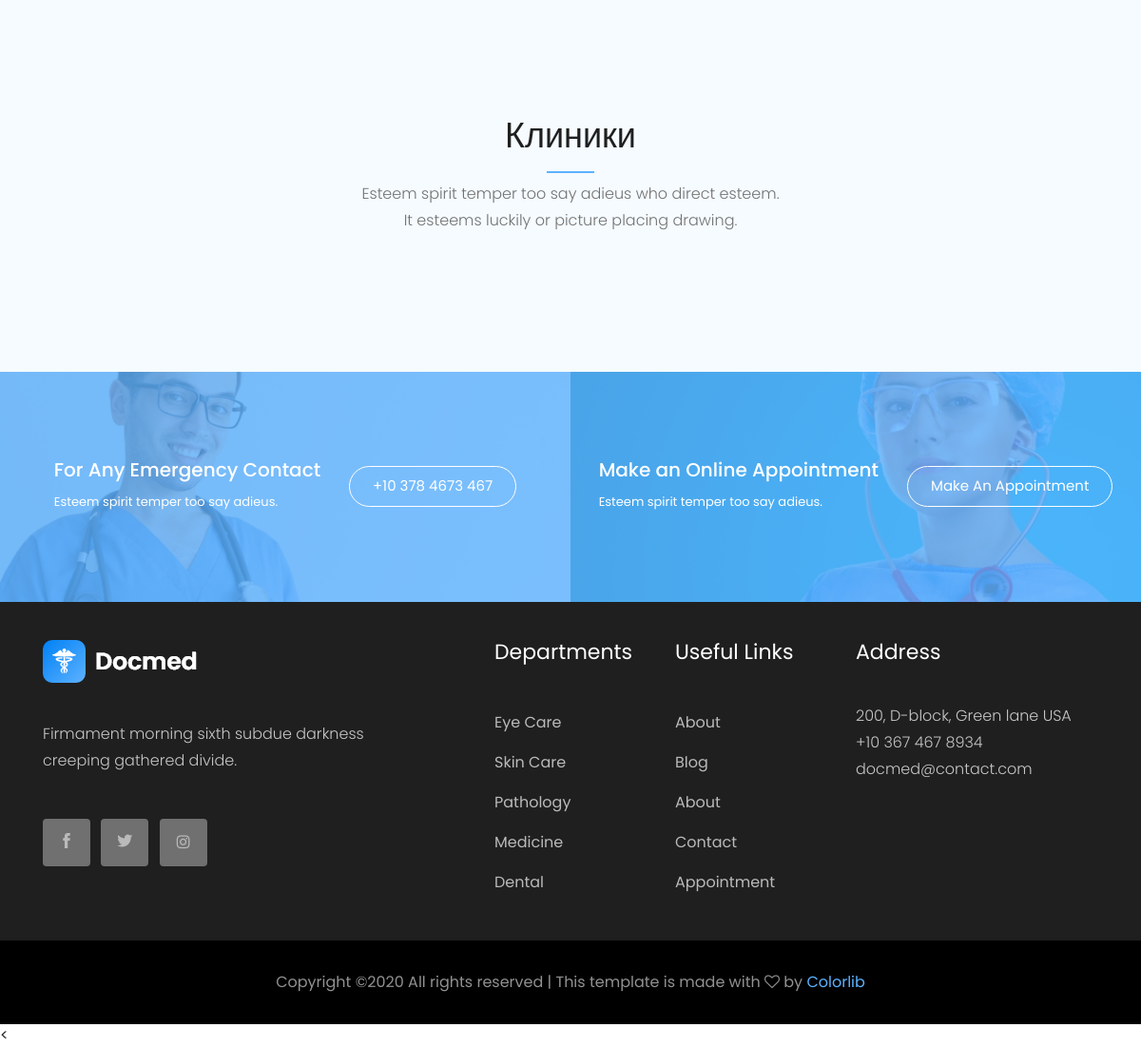
/clinics_list/ (lower part), run on an earlier commit of the app's database.
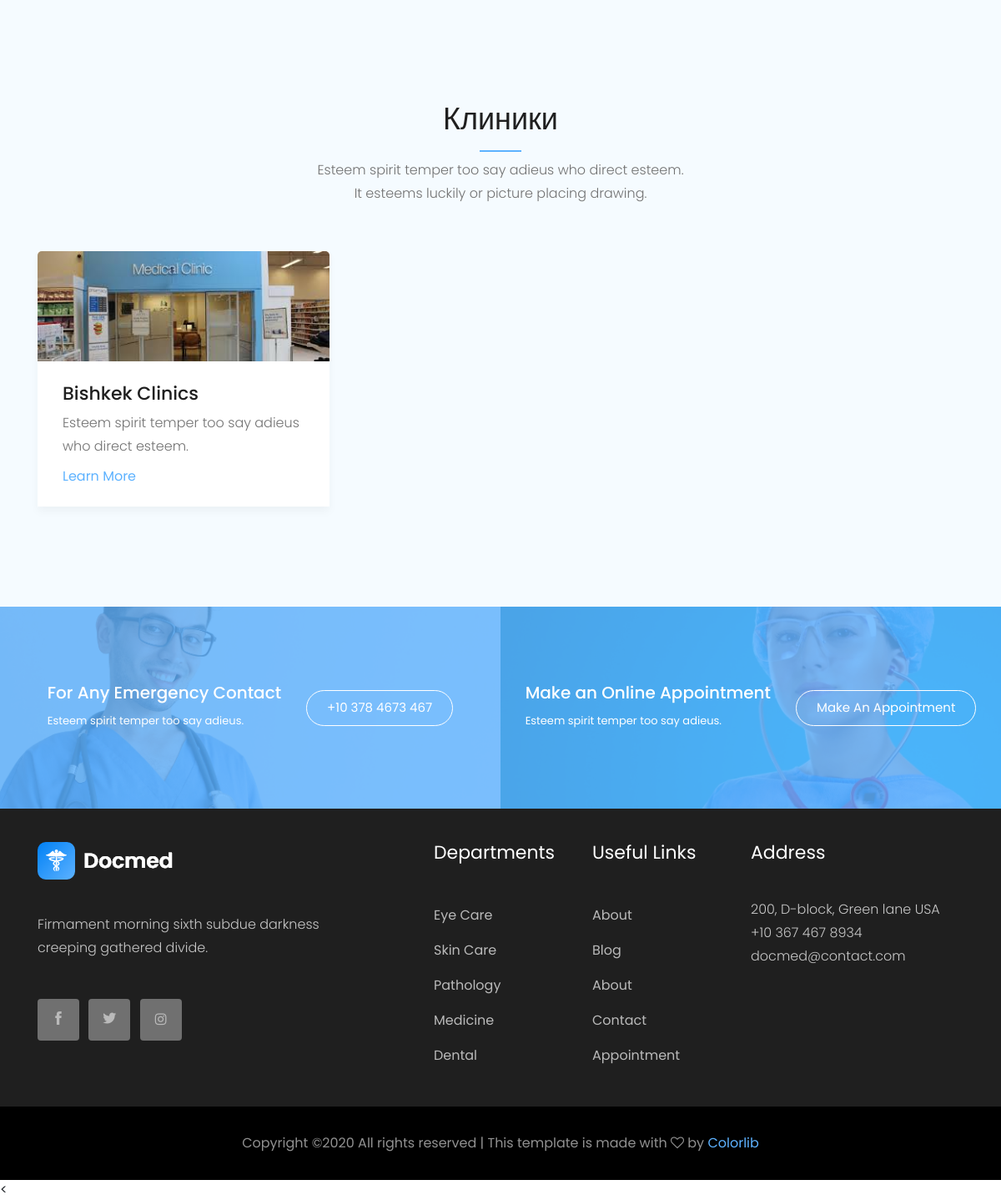
And on a later commit of the database.
### clinic/models.py (models this page shows, shortened)
class Clinic(models.Model):
    name = models.CharField(max_length=100)
    address = models.CharField(max_length=200)
    image_height = models.IntegerField(default=0)
    image_width = models.IntegerField(default=0)
    image = models.ImageField(upload_to='clinics/%Y/%m/%d', max_length=200, blank=True,
                              height_field='image_height', width_field='image_width')
    phone_number = models.IntegerField()
    class Meta:
        ordering = ('name', )

### clinic/views.py (the view)
# urls.py: path('clinics_list/', ClinicsListView.as_view(), name='clinics_list_view'),
class ClinicsListView(ListView):
    model = Clinic
    template_name = 'clinics.html'
    context_object_name = 'clinics'

### templates/clinics.html (shortened to what this page needs)
{% extends 'base.html' %}
{% load static %}
{% block content %}
    <div class="our_department_area">
        <div class="container">
            <div class="row">
                <div class="col-xl-12">
                    <div class="section_title text-center mb-55">
                        <h3>Клиники</h3>
                        <p>Esteem spirit temper too say adieus who direct esteem. <br>
                            It esteems luckily or picture placing drawing. </p>
                    </div>
                </div>
            </div>
            <div class="row">
                {% for clinic in clinics %}
                    <div class="col-xl-4 col-md-6 col-lg-4">
                        <div class="single_department">
                            <div class="department_thumb">
                                <img src={{ clinic.image.url }} alt="">
                            </div>
                            <div class="department_content">
                                <h3><a href="#">{{clinic.name}}</a></h3>
                                <p>Esteem spirit temper too say adieus who direct esteem.</p>
                                <a href="#" class="learn_more">Learn More</a>
                            </div>
                        </div>
                    </div>
                {% endfor %}
            </div>
        </div>
    </div>
{% endblock  %}

### templates/base.html (shortened to what this page needs)
{% load static %}
<!doctype html>
<html class="no-js" lang="zxx">
<head>
    <link rel="stylesheet" href={% static "css/bootstrap.min.css" %}>
    <link rel="stylesheet" href={% static "css/owl.carousel.min.css" %}>
    <link rel="stylesheet" href={% static "css/magnific-popup.css" %}>
    <link rel="stylesheet" href={% static "css/font-awesome.min.css" %}>
    <link rel="stylesheet" href={% static "css/themify-icons.css" %}>
    <link rel="stylesheet" href={% static "css/nice-select.css" %}>
    <link rel="stylesheet" href={% static "css/flaticon.css" %}>
    <link rel="stylesheet" href={% static "css/gijgo.css" %}>
    <link rel="stylesheet" href={% static "css/animate.css" %}>
    <link rel="stylesheet" href={% static "css/slicknav.css" %}>
    <link rel="stylesheet" href={% static "css/style.css" %}>
</head>
<body>
{% block content %}
{% endblock %}
<div class="Emergency_contact">
    <div class="conatiner-fluid p-0">
        <div class="row no-gutters">
            <div class="col-xl-6">
                <div class="single_emergency d-flex align-items-center justify-content-center emergency_bg_1 overlay_skyblue">
                    <div class="info">
                        <h3>For Any Emergency Contact</h3>
                        <p>Esteem spirit temper too say adieus.</p>
                    </div>
                    <div class="info_button">
                        <a href="#" class="boxed-btn3-white">+10 378 4673 467</a>
                    </div>
                </div>
            </div>
            <div class="col-xl-6">
                <div class="single_emergency d-flex align-items-center justify-content-center emergency_bg_2 overlay_skyblue">
                    <div class="info">
                        <h3>Make an Online Appointment</h3>
                        <p>Esteem spirit temper too say adieus.</p>
                    </div>
                    <div class="info_button">
                        <a href="#" class="boxed-btn3-white">Make an Appointment</a>
                    </div>
                </div>
            </div>
        </div>
    </div>
</div>
<footer class="footer">
    <div class="footer_top">
        <div class="container">
            <div class="row">
                <div class="col-xl-4 col-md-6 col-lg-4">
                    <div class="footer_widget">
                        <div class="footer_logo">
                            <a href="#">
                                <img src={% static "img/footer_logo.png" %} alt="">
                            </a>
                        </div>
                        <p>
                            Firmament morning sixth subdue darkness
                            creeping gathered divide.
                        </p>
                        <div class="socail_links">
                            <ul>
                                <li>
                                    <a href="#">
                                        <i class="ti-facebook"></i>
                                    </a>
                                </li>
                                <li>
                                    <a href="#">
                                        <i class="ti-twitter-alt"></i>
                                    </a>
                                </li>
                                <li>
                                    <a href="#">
                                        <i class="fa fa-instagram"></i>
                                    </a>
                                </li>
                            </ul>
                        </div>
                    </div>
                </div>
                <div class="col-xl-2 offset-xl-1 col-md-6 col-lg-5">
                    <div class="footer_widget">
                        <h3 class="footer_title">
                            Departments
                        </h3>
                        <ul>
                            <li><a href="#">Eye Care</a></li>
                            <li><a href="#">Skin Care</a></li>
                            <li><a href="#">Pathology</a></li>
                            <li><a href="#">Medicine</a></li>
                            <li><a href="#">Dental</a></li>
                        </ul>
                    </div>
                </div>
                <div class="col-xl-2 col-md-6 col-lg-2">
                    <div class="footer_widget">
                        <h3 class="footer_title">
                            Useful Links
                        </h3>
                        <ul>
                            <li><a href="#">About</a></li>
                            <li><a href="#">Blog</a></li>
                            <li><a href="#">About</a></li>
                            <li><a href="#"> Contact</a></li>
                            <li><a href="#"> Appointment</a></li>
                        </ul>
                    </div>
                </div>
                <div class="col-xl-3 col-md-6 col-lg-3">
                    <div class="footer_widget">
                        <h3 class="footer_title">
                            Address
                        </h3>
                        <p>
                            200, D-block, Green lane USA <br>
                            +10 367 467 8934 <br>
                            docmed@contact.com
                        </p>
                    </div>
                </div>
            </div>
        </div>
    </div>
    <div class="copy-right_text">
        <div class="container">
            <div class="footer_border"></div>
            <div class="row">
                <div class="col-xl-12">
                    <p class="copy_right text-center">
                        Copyright &copy;<script>document.write(new Date().getFullYear());</script> All rights reserved | This template is made with <i class="fa fa-heart-o" aria-hidden="true"></i> by <a href="https://colorlib.com" target="_blank">Colorlib</a>
                    </p>
                </div>
            </div>
        </div>
    </div>
</footer>
<
</body>
</html>

What changed in the data, as far as the page shows it:
added Clinic: image (picture), name "Bishkek Clinics"
